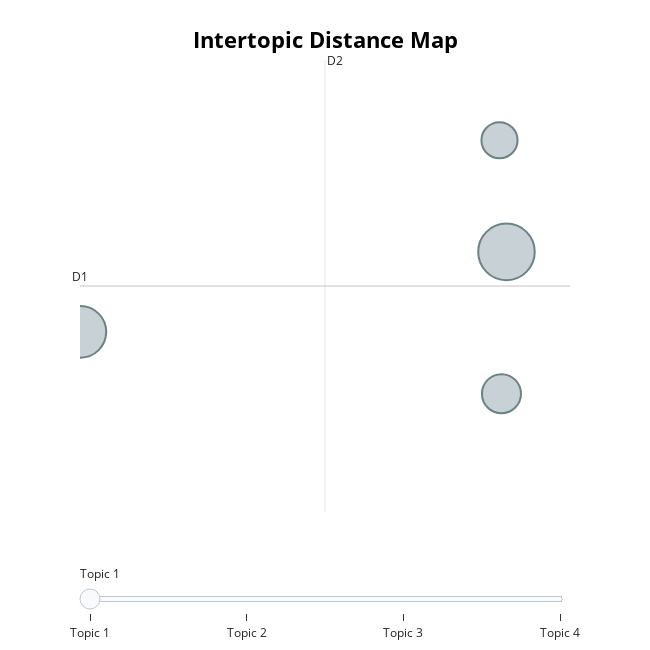

Source (notebook cell):
### Code cell
model.visualize_topics()

### Figure 1 — Plotly figure (JSON) as saved in the notebook; plotly's stock layout.template omitted (floating-point values rounded to 4 significant figures)
{"data": [{"customdata": [[1, "link | post | name | add | signature", 809], [2, "message | original | get | know | going", 675], [3, "name | like | thank | signature | hi", 386], [4, "magnet | lead | name | link | type", 330]], "hovertemplate": "<b>Topic %{customdata[0]}</b><br>Words: %{customdata[1]}<br>Size: %{customdata[2]}", "legendgroup": "", "marker": {"color": "#B0BEC5", "line": {"color": "DarkSlateGrey", "width": 2}, "size": [809, 675, 386, 330], "sizemode": "area", "sizeref": 0.5056, "symbol": "circle"}, "mode": "markers", "name": "", "orientation": "v", "showlegend": false, "type": "scatter", "x": [32.84, -0.1918, 32.46, 32.3], "xaxis": "x", "y": [-2.797, -3.143, -3.411, -2.315], "yaxis": "y"}], "layout": {"annotations": [{"showarrow": false, "text": "D1", "x": -0.2206, "y": -2.945, "yshift": 10}, {"showarrow": false, "text": "D2", "x": 18.78, "xshift": 10, "y": -1.967}], "height": 650, "hoverlabel": {"bgcolor": "white", "font": {"family": "Rockwell", "size": 16}}, "legend": {"itemsizing": "constant", "tracegroupgap": 0}, "margin": {"t": 60}, "shapes": [{"line": {"color": "#CFD8DC", "width": 2}, "type": "line", "x0": 18.78, "x1": 18.78, "y0": -3.922, "y1": -1.967}, {"line": {"color": "#9E9E9E", "width": 2}, "type": "line", "x0": -0.2206, "x1": 37.77, "y0": -2.945, "y1": -2.945}], "sliders": [{"active": 0, "pad": {"t": 50}, "steps": [{"args": [{"marker.color": [["red", "#B0BEC5", "#B0BEC5", "#B0BEC5"]]}], "label": "Topic 1", "method": "update"}, {"args": [{"marker.color": [["#B0BEC5", "red", "#B0BEC5", "#B0BEC5"]]}], "label": "Topic 2", "method": "update"}, {"args": [{"marker.color": [["#B0BEC5", "#B0BEC5", "red", "#B0BEC5"]]}], "label": "Topic 3", "method": "update"}, {"args": [{"marker.color": [["#B0BEC5", "#B0BEC5", "#B0BEC5", "red"]]}], "label": "Topic 4", "method": "update"}]}], "title": {"font": {"color": "Black", "size": 22}, "text": "<b>Intertopic Distance Map", "x": 0.5, "xanchor": "center", "y": 0.95, "yanchor": "top"}, "width": 650, "xaxis": {"anchor": "y", "domain": [0, 1], "range": [-0.2206, 37.77], "title": {"text": ""}, "visible": false}, "yaxis": {"anchor": "x", "domain": [0, 1], "range": [-3.922, -1.967], "title": {"text": ""}, "visible": false}}}
